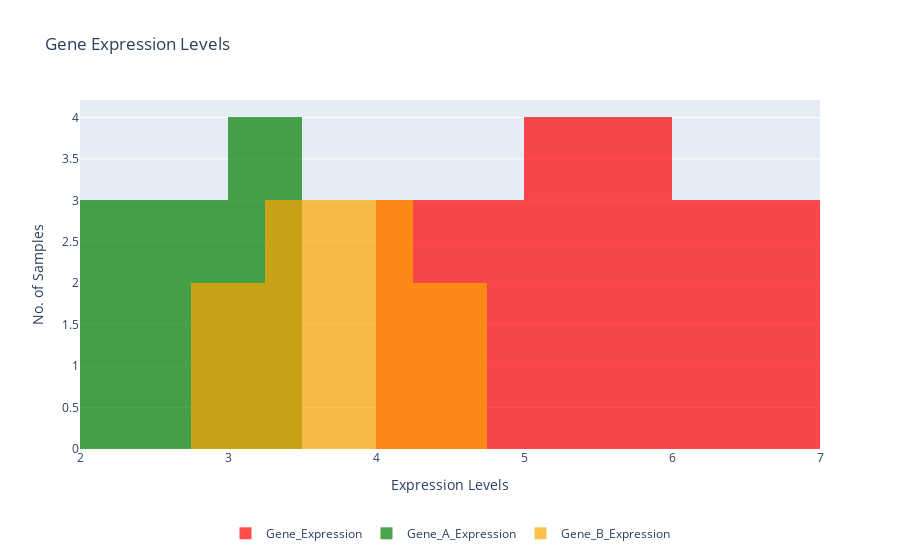

The code cell stored with this chart in its notebook:
### Code cell
import plotly.graph_objects as go


# Create histograms
fig = go.Figure()

fig.add_trace(go.Histogram(
    x=df["Gene_Expression"],
    name="Gene_Expression",
    marker_color='red',
    opacity=0.7
))

fig.add_trace(go.Histogram(
    x=df["Gene_A_Expression"],
    name="Gene_A_Expression",
    marker_color='green',
    opacity=0.7
))

fig.add_trace(go.Histogram(
    x=df["Gene_B_Expression"],
    name="Gene_B_Expression",
    marker_color='orange',
    opacity=0.7
))

# Update layout
fig.update_layout(
    title="Gene Expression Levels",
    xaxis_title="Expression Levels",
    yaxis_title="No. of Samples",
    barmode="overlay",  # Overlapping histograms
    legend=dict(orientation="h", x=0.5, xanchor="center", y=-0.2)  # Adjust legend position
)

# Show plot
fig.show()

### Figure 1 — Plotly figure (JSON) as saved in the notebook; plotly's stock layout.template omitted (floating-point values rounded to 4 significant figures)
{"data": [{"marker": {"color": "red"}, "name": "Gene_Expression", "opacity": 0.7, "type": "histogram", "x": [5.1, 4.8, 6.2, 5.9, 4.4, 4.6, 6, 6.3, 5.2, 5.4]}, {"marker": {"color": "green"}, "name": "Gene_A_Expression", "opacity": 0.7, "type": "histogram", "x": [2.5, 2.3, 3.2, 3.1, 2.1, 2.2, 3, 3.3, 2.6, 2.7]}, {"marker": {"color": "orange"}, "name": "Gene_B_Expression", "opacity": 0.7, "type": "histogram", "x": [3.5, 3.6, 4.2, 4.3, 3, 3.1, 4.1, 4.5, 3.7, 3.8]}], "layout": {"autosize": true, "barmode": "overlay", "legend": {"orientation": "h", "x": 0.5, "xanchor": "center", "y": -0.2}, "title": {"text": "Gene Expression Levels"}, "xaxis": {"autorange": true, "range": [2, 7], "title": {"text": "Expression Levels"}, "type": "linear"}, "yaxis": {"autorange": true, "range": [0, 4.211], "title": {"text": "No. of Samples"}}}}
